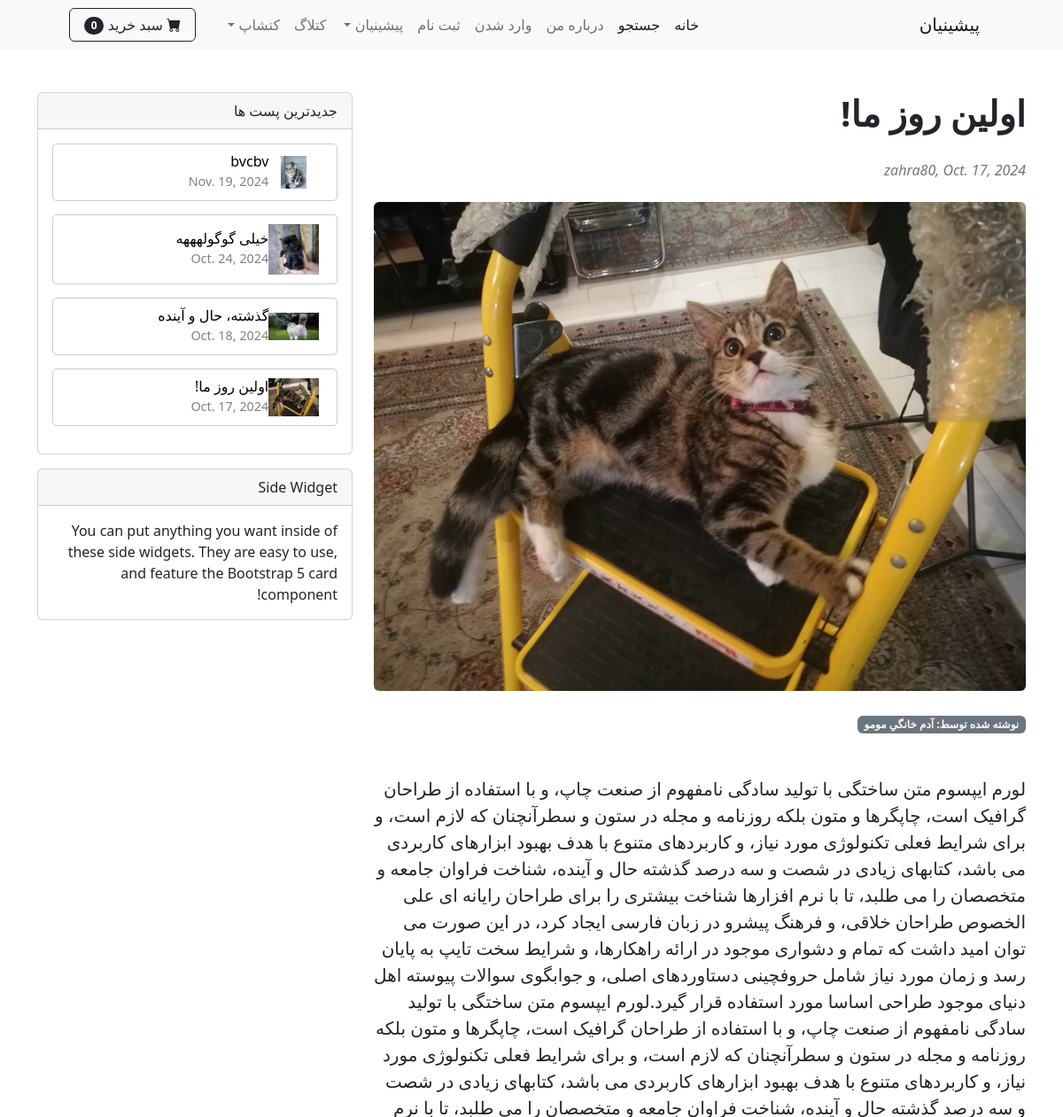
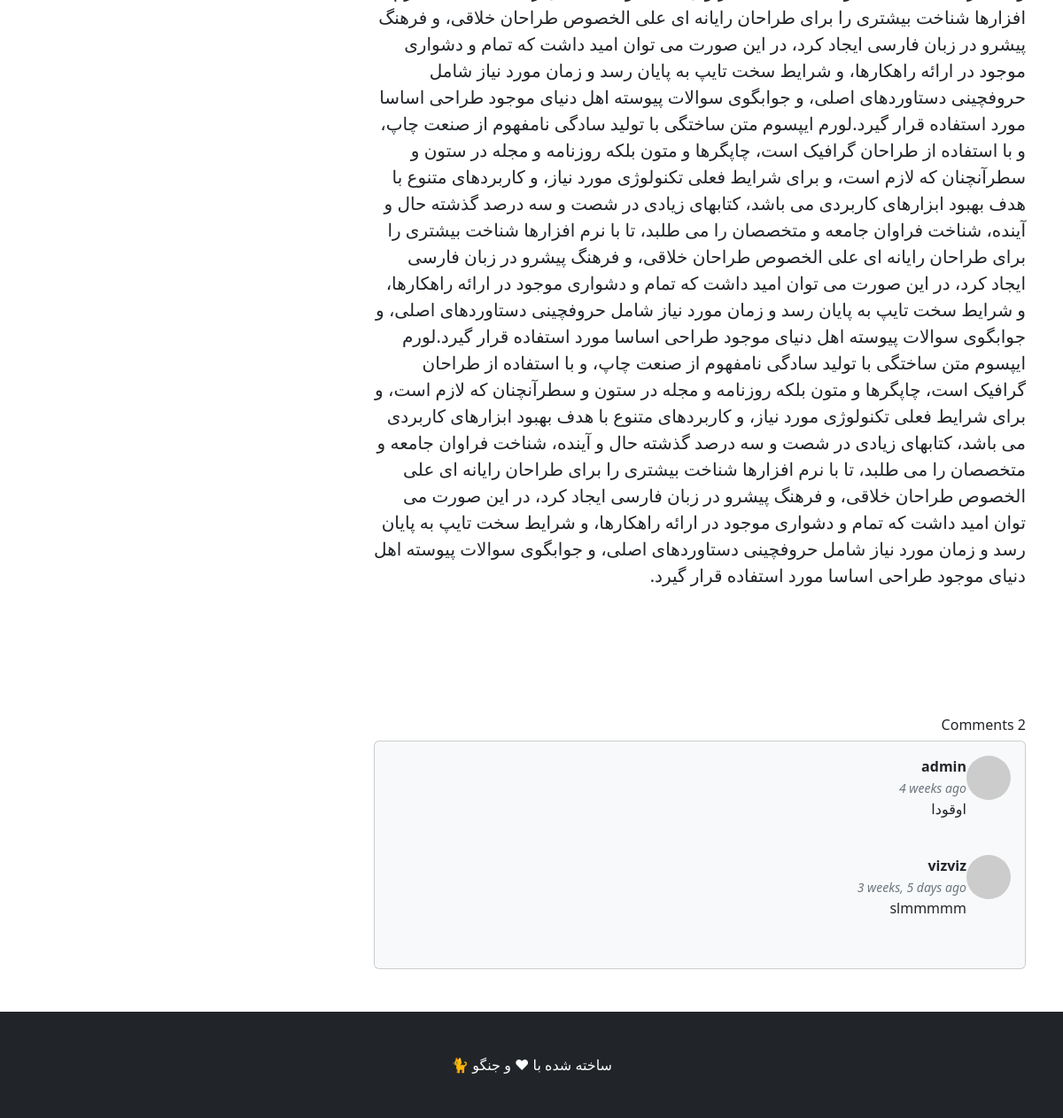
/catlog/post/6, run on the app's committed database (2 pictures, top to bottom).
### catlog/models.py (models this page shows, shortened)
class Post(models.Model):
    cat_name = models.CharField(max_length=50)
    title = models.CharField(max_length=250)
    excerpt = models.TextField(max_length=500, default='', blank=True, null=True)
    body = models.TextField()
    writer = models.ForeignKey(User ,on_delete=models.CASCADE)
    date = models.DateField(default=date.today)
    picture = models.ImageField(upload_to='upload/%y/%m/%d')
    profile = models.ForeignKey(Profile, on_delete=models.CASCADE, null=True, blank=True)

class Comment(models.Model):
    author = models.ForeignKey(User, on_delete=models.CASCADE)
    parent_post = models.ForeignKey(Post, on_delete=models.CASCADE)
    body = models.TextField(null=False, blank=False)
    date = models.DateTimeField(default=timezone.now)

### catlog/views.py (the view, shortened to what this page needs)
# urls.py: path('post/<int:pk>',PostDetail.as_view(),name='post_detail'),
class PostDetail(View):
    def get(self, request, *args,**kwargs ):#اور راید متد گت ویو . اگر ارگومان  های دیگه اومد.
        view = CommentGet.as_view()
        return view(request, *args,**kwargs)

### cart/cart.py (called while the page is built)
    def __len__(self):
        return sum(item['product_count'] for item in self.cart.values())

### cart/context_processors.py (called while the page is built)
def cart(request):
    return {'cart':Cart(request)}

### catlog/context_processors.py (called while the page is built)
def recent_posts(request):
    recent_posts = Post.objects.order_by('-date')[:4]
    return {'recent_posts':recent_posts}

### catlog/views.py (called while the page is built)
    def get_context_data(self, **kwargs):# متد موجود توی دیتیل ویو . میره دیکشنری کانتکس که اطلاعات موجود برای نمایش توی صفحه داره برای ما استخراج میکنه و میاره تا ما در کنار این اطلاعات فرم کامنت رو نشون بدیم. چون همه چیو داره ولی فرم رو نداره میخواهیم بهش فرم رو بدیم
        context = super().get_context_data(**kwargs)# از سوپر یا دیتیل ویو این متد رو استخراج میکنه و این متد دیکشنری کانتکس رو برای ما مقدار میده
        context['form'] = CommentForm()# بهش میگیم توی کانتکس یه مقدار یا فیلد جدید بهش اضافه کن یعنی به همه ی محتوای پست حالا فرم رو هم اضافه کن و از کامنت فرم اون فرم رو بگیر
        return context

### catlog/templates/single_post.html (shortened to what this page needs)
{% extends 'base.html' %}
{% load crispy_forms_tags %}
{% load humanize %}
{% block content %}
<body>
    <div class="container mt-5">
        <div class="row">
            <div class="col-lg-8">
                <article>
                    <header class="mb-4">
                        <h1 class="fw-bolder mb-1">{{ post.title }}</h1>
                        <br>
                        <div class="text-muted fst-italic mb-2">{{ post.writer }},  {{ post.date }}</div>
                    </header>
                    <figure class="mb-4"><img class="img-fluid rounded" src="{{ post.picture.url }}" alt="..." /></figure>
                    <div class="badge bg-secondary text-decoration-none link-light" > نوشته شده توسط: آدم خانگیِ {{ post.cat_name }} </div>
                    <br><br><br>
                    <section class="mb-5">
                        <p class="fs-5 mb-4">{{ post.body }}</p>
                    </section>
                    <br><br><br>
                </article>
                <div class="blog-comments">
                    <br>
                    {% if post.comment_set.count > 1 %}
                    <h6 class="comments-count">{{ post.comment_set.count }} Comments</h6>
                    {% else %}
                    <h6 class="comments-count">{{ post.comment_set.count }} Comment</h6>
                    {% endif %}
                    <section class="mb-5">
                        <div class="card bg-light">
                            <div class="card-body">
                                {% for comment in post.comment_set.all %}
                                <div class="d-flex">
                                    <div class="flex-shrink-0">
                                        <img class="rounded-circle" src="https://dummyimage.com/50x50/ced4da/6c757d.jpg" alt="..." />
                                    </div>
                                    <div class="ms-3">
                                        <div class="fw-bold">{{ comment.author }}</div>
                                        <small><time dir="ltr" datetime="2020-01-01" class="text-muted fst-italic mb-2">{{ comment.date | naturaltime }}</time></small>
                                        <br>
                                        <p>{{ comment.body }}</p>
                                    </div>
                                </div>
                                <br>
                                {% endfor %}
                            </div>
                        </div>
                    </section>
                </div>
            </div>
            <div class="col-lg-4">
                {% block sidebar %}
                {% include 'catlog_sidebar.html' %}
                {% endblock sidebar %}
                <div class="card mb-4">
                    <div class="card-header">Side Widget</div>
                    <div class="card-body">You can put anything you want inside of these side widgets. They are easy to use, and feature the Bootstrap 5 card component!</div>
                </div>
            </div>
        </div>
    </div>
</body>
{% endblock %}

### catlog/templates/catlog_sidebar.html
{% load static %}
  <div class="card mb-3">
    <div class="card-header"> جدیدترین پست ها </div>
    {% if recent_posts %}
    <div class="card-body">
        {% for post in recent_posts %}
        <div style="border: 1px solid #ccc; border-radius: 5px; padding: 10px; margin-bottom: 15px; display: flex; align-items: center;">
            <img src="{{ post.picture.url }}" alt="" style="width: 1.5cm; height: auto; margin-right: 10px;">
            <div>
                <h6 style="margin: 0;"><a href="{% url 'post_detail' post.pk %}" style="text-decoration: none; color: black;">  {{ post.title }}  </a></h6>
                <time datetime="2020-01-01" style="font-size: 0.9em; color: gray;">{{ post.date }}</time>
            </div>
        </div>
        {% endfor %}
    </div>
    {% else %}
      <p>No blog post is available!</p>
    {% endif %}
</div>

### data on the page
Post: title "اولین روز ما!", writer "zahra80", date "Oct. 17, 2024", picture (picture), cat_name "مومو", body "لورم ایپسوم متن ساختگی با تولید سادگی نامفهوم از صنعت چاپ، و با استفاده از طراحان گرافیک است، چاپگرها و متون بلکه روزنامه و مجله در ستون و سطرآنچنان که لازم است، و برای شرایط فعلی تکنولوژی مورد نیاز، و کاربردهای متنوع با هدف بهبود ابزارهای کاربردی می باشد، کتابهای زیادی در شصت و سه درصد گذشته حال و آینده، شناخت فراوان جامعه و متخصصان را می طلبد، تا با نرم افزارها شناخت بیشتری را برای طراحان رایانه ای علی الخصوص طراحان خلاقی، و فرهنگ پیشرو در زبان فارسی ایجاد کرد، در این صورت می توان امید داشت که تمام و دشواری موجود در ارائه راهکارها، و شرایط سخت تایپ به پایان رسد و زمان مورد نیاز شامل حروفچینی دستاوردهای اصلی، و جوابگوی سوالات پیوسته اهل دنیای موجود طراحی اساسا مورد استفاده قرار گیرد.لورم…"
Comment: author "admin", date "4 weeks ago", body "اوقودا"
Comment: author "vizviz", date "3 weeks, 5 days ago", body "slmmmmm"
Post: picture (picture), title "bvcbv", date "Nov. 19, 2024"
Post: picture (picture), title "خیلی گوگولهههه", date "Oct. 24, 2024"
Post: picture (picture), title "گذشته، حال و آینده", date "Oct. 18, 2024"

### other printed values
{{ cart|length }} "0"
